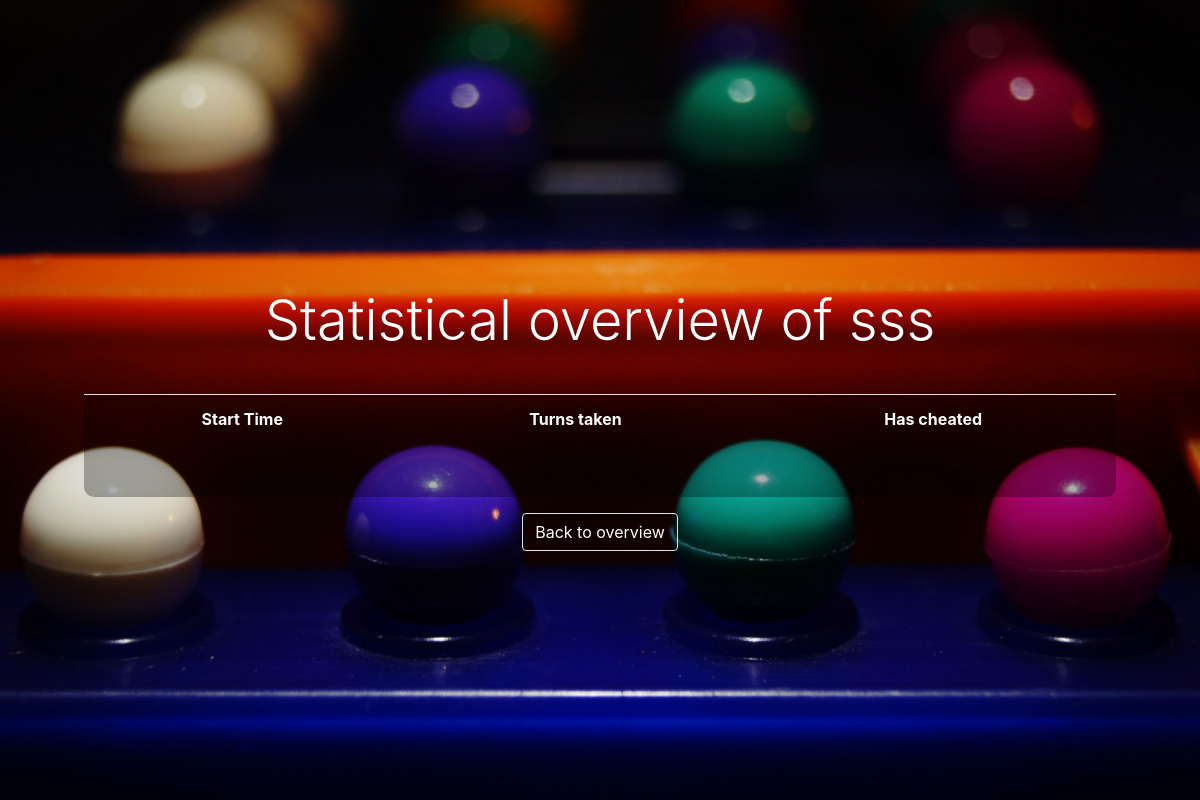
The app's page /statistics/sss, older data.
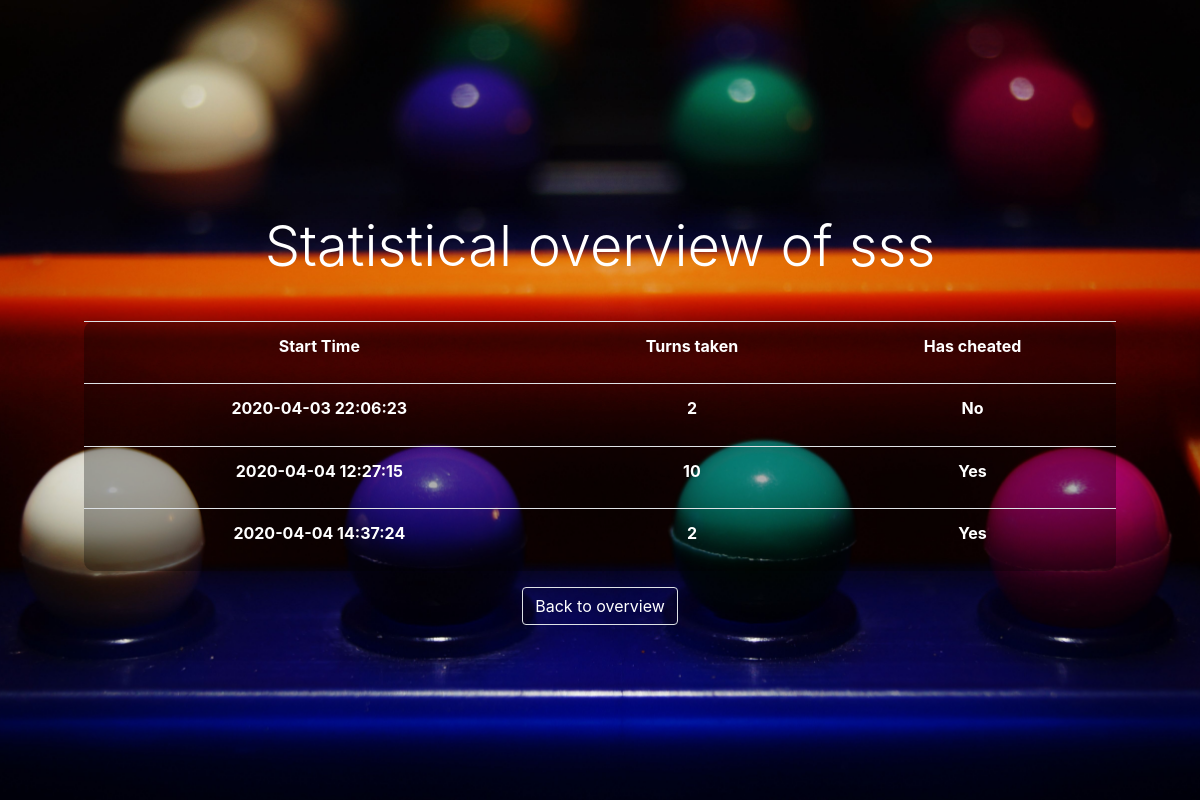
The same page, newer data.
### tables this page shows
CREATE TABLE `Game` (
  `id` INTEGER PRIMARY KEY AUTOINCREMENT NOT NULL,
  `username` VARCHAR(45) NOT NULL,
  `guess_amount` INTEGER NOT NULL,
  `has_cheated` TINYINT NOT NULL,
  `start_time` DATETIME NOT NULL
);

### Main.py (the view)
@app.route('/statistics/<username>')
def details(username):
    name = str(username)
    rows = controller.get_details_of_player(name)
    return render_template('detailedstatistics.html', name=name, rows=enumerate(rows))

### controllers/MainController.py (called while the page is built)
    def get_details_of_player(self, username):
        db = DB()
        rows = db.query(
            'SELECT start_time, guess_amount, has_cheated from Game where username = ? and guess_amount != 0',
            (username,))
        db.close()
        return rows

### models/DB.py (called while the page is built)
    def open_db(self):
        self.db = sqlite3.connect(os.path.abspath('./mastermind.db'))
        self.cursor = self.db.cursor()
        self.connected = True

    def query(self, query, bindings=None):
        self.open_db()
        curs = self.db.cursor()
        if bindings:
            curs.execute(query, bindings)
        else:
            curs.execute(query)
        return curs.fetchall()

    def close(self):
        self.db.commit()
        self.db.close()
        self.connected = False

### templates/detailedstatistics.html (shortened to what this page needs)
<!DOCTYPE html>
<html lang="en">
<head>
    <link rel="stylesheet" href="https://stackpath.bootstrapcdn.com/bootstrap/4.3.1/css/bootstrap.min.css"
>
    <link rel="stylesheet" href="{{ url_for('static', filename='css/main.css') }}">
</head>
<body>
<section id="cover" class="min-vh-100">
    <div class="container padding45px">
        <h1 class="display-4 py-2 text-truncate text-white text-center">Statistical overview of {{name}}</h1>
        <div class="row text-white">
            <div class="col-xl-12 col-lg-12 col-md-12 col-sm-12 mx-auto text-center form p-4">
                <table class="table lightdarkbg text-white">
                    <tr>
                        <th>
                            Start Time
                        </th>
                        <th>
                            Turns taken
                        </th>
                        <th>
                            Has cheated
                        </th>
                    </tr>
                    {% for i, row in rows%}
                    <tr class="text-white">
                        <th>
                            {{row[0][:19]}}
                        </th>
                        <th>
                            {{row[1]}}
                        </th>
                        <th>
                            {%if row[2] > 0%}
                            Yes
                            {%else%}
                            No
                            {%endif%}
                        </th>
                    </tr>
                    {% endfor %}
                </table>
                <a class="text-decoration-none" href="/statistics">
                    <button class="btn text-white border">
                        Back to overview
                    </button>
                </a>
            </div>
        </div>
    </div>
</section>
</body>
</html>

Row changes from the older to the newer data that the page shows:
added Game: start_time "2020-04-03 22:06:23", guess_amount "2", has_cheated "No"
added Game: start_time "2020-04-04 12:27:15", guess_amount "10", has_cheated "Yes"
added Game: start_time "2020-04-04 14:37:24", guess_amount "2", has_cheated "Yes"
